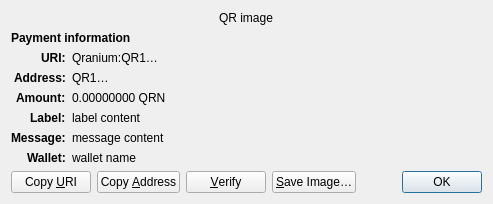
<?xml version="1.0" encoding="UTF-8"?>
<ui version="4.0">
 <class>ReceiveRequestDialog</class>
 <widget class="QDialog" name="ReceiveRequestDialog">
  <property name="geometry">
   <rect>
    <x>0</x>
    <y>0</y>
    <width>491</width>
    <height>229</height>
   </rect>
  </property>
  <property name="windowTitle">
   <string>Request payment to …</string>
  </property>
  <layout class="QGridLayout" name="gridLayout" columnstretch="0,1">
   <property name="sizeConstraint">
    <enum>QLayout::SetFixedSize</enum>
   </property>
   <item row="0" column="0" colspan="2" alignment="Qt::AlignHCenter">
    <widget class="QRImageWidget" name="qr_code">
     <property name="text">
      <string notr="true">QR image</string>
     </property>
     <property name="textInteractionFlags">
      <set>Qt::NoTextInteraction</set>
     </property>
    </widget>
   </item>
   <item row="1" column="0" colspan="2">
    <widget class="QLabel" name="payment_header">
     <property name="font">
      <font>
       <weight>75</weight>
       <bold>true</bold>
      </font>
     </property>
     <property name="text">
      <string>Payment information</string>
     </property>
     <property name="textInteractionFlags">
      <set>Qt::NoTextInteraction</set>
     </property>
    </widget>
   </item>
   <item row="2" column="0" alignment="Qt::AlignRight|Qt::AlignTop">
    <widget class="QLabel" name="uri_tag">
     <property name="font">
      <font>
       <weight>75</weight>
       <bold>true</bold>
      </font>
     </property>
     <property name="text">
      <string notr="true">URI:</string>
     </property>
     <property name="textFormat">
      <enum>Qt::PlainText</enum>
     </property>
     <property name="textInteractionFlags">
      <set>Qt::NoTextInteraction</set>
     </property>
    </widget>
   </item>
   <item row="2" column="1" alignment="Qt::AlignTop">
    <widget class="QLabel" name="uri_content">
     <property name="text">
      <string notr="true">Qranium:QR1…</string>
     </property>
     <property name="textFormat">
      <enum>Qt::RichText</enum>
     </property>
     <property name="wordWrap">
      <bool>true</bool>
     </property>
     <property name="textInteractionFlags">
      <set>Qt::TextSelectableByMouse</set>
     </property>
    </widget>
   </item>
   <item row="3" column="0" alignment="Qt::AlignRight|Qt::AlignTop">
    <widget class="QLabel" name="address_tag">
     <property name="font">
      <font>
       <weight>75</weight>
       <bold>true</bold>
      </font>
     </property>
     <property name="text">
      <string>Address:</string>
     </property>
     <property name="textInteractionFlags">
      <set>Qt::NoTextInteraction</set>
     </property>
    </widget>
   </item>
   <item row="3" column="1" alignment="Qt::AlignTop">
    <widget class="QLabel" name="address_content">
     <property name="text">
      <string notr="true">QR1…</string>
     </property>
     <property name="textFormat">
      <enum>Qt::PlainText</enum>
     </property>
     <property name="textInteractionFlags">
      <set>Qt::TextSelectableByMouse</set>
     </property>
    </widget>
   </item>
   <item row="4" column="0" alignment="Qt::AlignRight|Qt::AlignTop">
    <widget class="QLabel" name="amount_tag">
     <property name="font">
      <font>
       <weight>75</weight>
       <bold>true</bold>
      </font>
     </property>
     <property name="text">
      <string>Amount:</string>
     </property>
     <property name="textInteractionFlags">
      <set>Qt::NoTextInteraction</set>
     </property>
    </widget>
   </item>
   <item row="4" column="1" alignment="Qt::AlignTop">
    <widget class="QLabel" name="amount_content">
     <property name="text">
      <string notr="true">0.00000000 QRN</string>
     </property>
     <property name="textFormat">
      <enum>Qt::PlainText</enum>
     </property>
     <property name="textInteractionFlags">
      <set>Qt::TextSelectableByMouse</set>
     </property>
    </widget>
   </item>
   <item row="5" column="0" alignment="Qt::AlignRight|Qt::AlignTop">
    <widget class="QLabel" name="label_tag">
     <property name="font">
      <font>
       <weight>75</weight>
       <bold>true</bold>
      </font>
     </property>
     <property name="text">
      <string>Label:</string>
     </property>
     <property name="textInteractionFlags">
      <set>Qt::NoTextInteraction</set>
     </property>
    </widget>
   </item>
   <item row="5" column="1" alignment="Qt::AlignTop">
    <widget class="QLabel" name="label_content">
     <property name="text">
      <string notr="true">label content</string>
     </property>
     <property name="textFormat">
      <enum>Qt::PlainText</enum>
     </property>
     <property name="wordWrap">
      <bool>true</bool>
     </property>
     <property name="textInteractionFlags">
      <set>Qt::TextSelectableByMouse</set>
     </property>
    </widget>
   </item>
   <item row="6" column="0" alignment="Qt::AlignRight|Qt::AlignTop">
    <widget class="QLabel" name="message_tag">
     <property name="font">
      <font>
       <weight>75</weight>
       <bold>true</bold>
      </font>
     </property>
     <property name="text">
      <string>Message:</string>
     </property>
     <property name="textInteractionFlags">
      <set>Qt::NoTextInteraction</set>
     </property>
    </widget>
   </item>
   <item row="6" column="1" alignment="Qt::AlignTop">
    <widget class="QLabel" name="message_content">
     <property name="text">
      <string notr="true">message content</string>
     </property>
     <property name="textFormat">
      <enum>Qt::PlainText</enum>
     </property>
     <property name="wordWrap">
      <bool>true</bool>
     </property>
     <property name="textInteractionFlags">
      <set>Qt::TextSelectableByMouse</set>
     </property>
    </widget>
   </item>
   <item row="7" column="0" alignment="Qt::AlignRight|Qt::AlignTop">
    <widget class="QLabel" name="wallet_tag">
     <property name="font">
      <font>
       <weight>75</weight>
       <bold>true</bold>
      </font>
     </property>
     <property name="text">
      <string>Wallet:</string>
     </property>
     <property name="textInteractionFlags">
      <set>Qt::NoTextInteraction</set>
     </property>
    </widget>
   </item>
   <item row="7" column="1" alignment="Qt::AlignTop">
    <widget class="QLabel" name="wallet_content">
     <property name="text">
      <string notr="true">wallet name</string>
     </property>
     <property name="textFormat">
      <enum>Qt::PlainText</enum>
     </property>
     <property name="wordWrap">
      <bool>true</bool>
     </property>
     <property name="textInteractionFlags">
      <set>Qt::TextSelectableByMouse</set>
     </property>
    </widget>
   </item>
   <item row="8" column="0" colspan="2">
    <layout class="QHBoxLayout" name="horizontalLayout">
     <item>
      <widget class="QPushButton" name="btnCopyURI">
       <property name="text">
        <string>Copy &amp;URI</string>
       </property>
       <property name="autoDefault">
        <bool>false</bool>
       </property>
      </widget>
     </item>
     <item>
      <widget class="QPushButton" name="btnCopyAddress">
       <property name="text">
        <string>Copy &amp;Address</string>
       </property>
       <property name="autoDefault">
        <bool>false</bool>
       </property>
      </widget>
     </item>
     <item>
      <widget class="QPushButton" name="btnVerify">
       <property name="toolTip">
        <string>Verify this address on e.g. a hardware wallet screen</string>
       </property>
       <property name="text">
        <string>&amp;Verify</string>
       </property>
       <property name="autoDefault">
        <bool>false</bool>
       </property>
      </widget>
     </item>
     <item>
      <widget class="QPushButton" name="btnSaveAs">
       <property name="text">
        <string>&amp;Save Image…</string>
       </property>
       <property name="autoDefault">
        <bool>false</bool>
       </property>
      </widget>
     </item>
     <item>
      <spacer name="horizontalSpacer_2">
       <property name="orientation">
        <enum>Qt::Horizontal</enum>
       </property>
       <property name="sizeHint" stdset="0">
        <size>
         <width>40</width>
         <height>20</height>
        </size>
       </property>
      </spacer>
     </item>
     <item>
      <widget class="QDialogButtonBox" name="buttonBox">
       <property name="focusPolicy">
        <enum>Qt::StrongFocus</enum>
       </property>
       <property name="standardButtons">
        <set>QDialogButtonBox::Ok</set>
       </property>
      </widget>
     </item>
    </layout>
   </item>
  </layout>
 </widget>
 <customwidgets>
  <customwidget>
   <class>QRImageWidget</class>
   <extends>QLabel</extends>
   <header>qt/qrimagewidget.h</header>
  </customwidget>
 </customwidgets>
 <tabstops>
  <tabstop>buttonBox</tabstop>
  <tabstop>btnCopyURI</tabstop>
  <tabstop>btnCopyAddress</tabstop>
  <tabstop>btnSaveAs</tabstop>
 </tabstops>
 <resources/>
 <connections>
  <connection>
   <sender>buttonBox</sender>
   <signal>accepted()</signal>
   <receiver>ReceiveRequestDialog</receiver>
   <slot>accept()</slot>
   <hints>
    <hint type="sourcelabel">
     <x>135</x>
     <y>230</y>
    </hint>
    <hint type="destinationlabel">
     <x>135</x>
     <y>126</y>
    </hint>
   </hints>
  </connection>
 </connections>
</ui>
